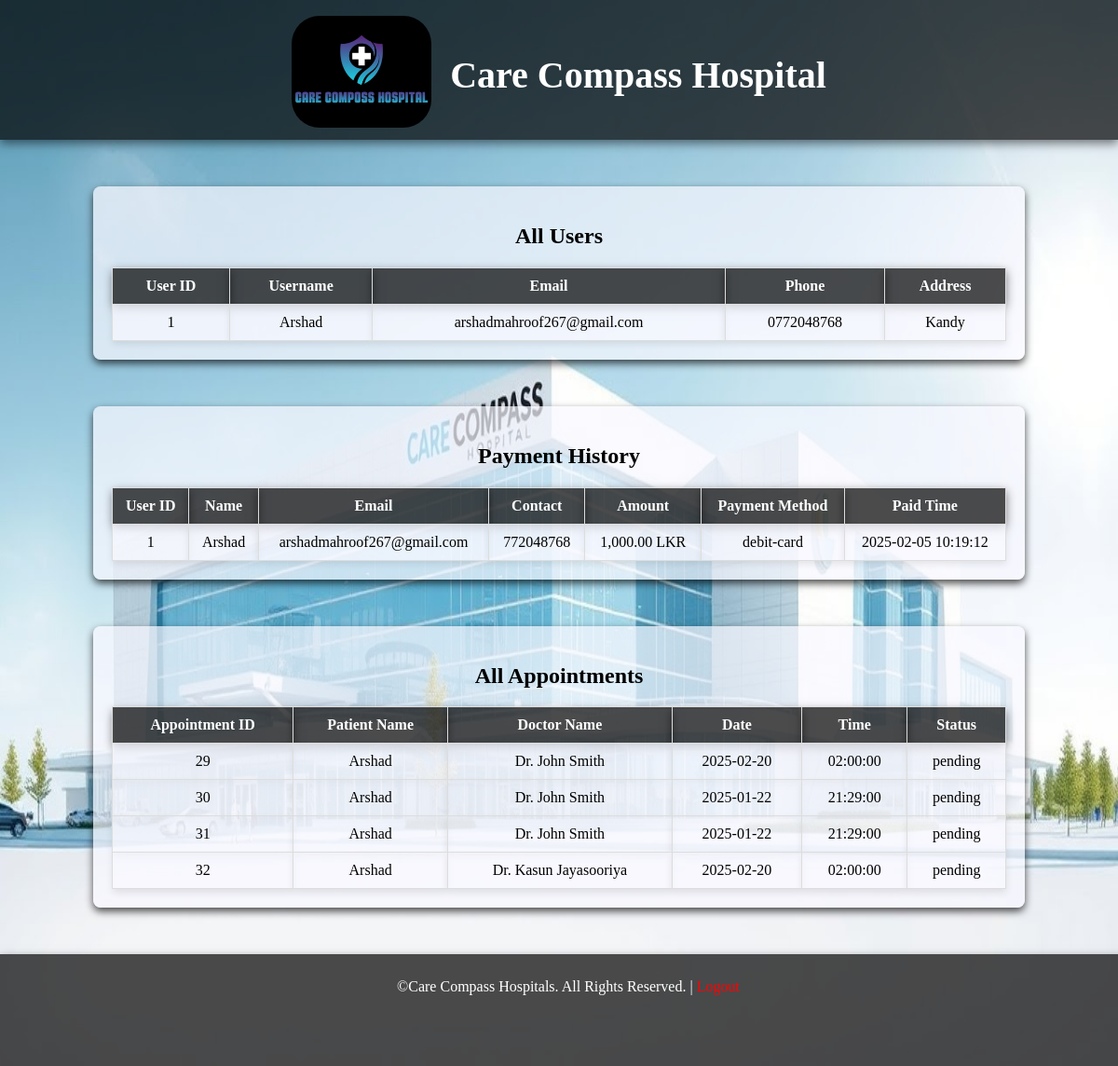
/AdminDashboard.php, run on the app's committed database.
### tables this page shows
CREATE TABLE `users` (
  `user_id` int(11) NOT NULL,
  `username` varchar(50) NOT NULL,
  `pwd` varchar(255) NOT NULL,
  `email` varchar(100) NOT NULL,
  `phone` varchar(15) DEFAULT NULL,
  `address` text DEFAULT NULL
);

CREATE TABLE `payments` (
  `payment_id` int(11) NOT NULL,
  `user_id` text NOT NULL,
  `name` text NOT NULL,
  `email` text NOT NULL,
  `contact` int(11) NOT NULL,
  `amount` int(11) NOT NULL,
  `payment_method` text NOT NULL,
  `status` enum('pending','confirmed','cancelled') NOT NULL,
  `paid_time` text NOT NULL DEFAULT current_timestamp()
);

CREATE TABLE `appointments` (
  `id` int(11) NOT NULL,
  `user_id` int(11) NOT NULL,
  `doctor_id` int(11) NOT NULL,
  `appointment_date` date NOT NULL,
  `appointment_time` time NOT NULL,
  `reason` text NOT NULL,
  `status` enum('pending','confirmed','cancelled') NOT NULL,
  `created_at` datetime NOT NULL DEFAULT current_timestamp()
);

CREATE TABLE `doctors` (
  `doctor_id` int(11) NOT NULL,
  `full_name` varchar(100) NOT NULL,
  `email` varchar(100) NOT NULL,
  `phone_number` varchar(15) NOT NULL,
  `specialization` varchar(100) NOT NULL,
  `qualifications` text NOT NULL,
  `experience_years` int(10) UNSIGNED NOT NULL,
  `hospital_branch` enum('Kandy','Colombo','Kurunegala') NOT NULL,
  `available_days` varchar(50) NOT NULL,
  `available_time` varchar(50) NOT NULL,
  `created_at` datetime DEFAULT current_timestamp()
);

### AdminDashboard.php (the view, shortened to what this page needs)
<?php
include('dbconnect.php');
?>
<!DOCTYPE html>
<html lang="en" xmlns="http://www.w3.org/1999/xhtml">
<head>
    <link rel="stylesheet" href="sheet.css" />
    <link href="https://cdnjs.cloudflare.com/ajax/libs/font-awesome/5.15.4/css/all.min.css" rel="stylesheet" />
</head>
<body>
    <div class="head">
        <div class="image">
            <img src="images/Logo.jpeg" alt="Care Compass Logo" />
            <h1>Care Compass Hospital</h1>
        </div>
    </div>
    <div class="view_users">
        <h2>All Users</h2>
        <?php
        $stmt = $conn->prepare("SELECT user_id, username, email, phone, address FROM users");
        $stmt->execute();
        $result = $stmt->get_result();
        ?>
        <table border="1">
            <thead>
                <tr>
                    <th>User ID</th>
                    <th>Username</th>
                    <th>Email</th>
                    <th>Phone</th>
                    <th>Address</th>
                </tr>
            </thead>
            <tbody>
                <?php if ($result->num_rows > 0): ?>
                    <?php while ($row = $result->fetch_assoc()): ?>
                        <tr>
                            <td><?= htmlspecialchars($row['user_id']); ?></td>
                            <td><?= htmlspecialchars($row['username']); ?></td>
                            <td><?= htmlspecialchars($row['email']); ?></td>
                            <td><?= htmlspecialchars($row['phone']); ?></td>
                            <td><?= htmlspecialchars($row['address']); ?></td>
                        </tr>
                    <?php endwhile; ?>
                <?php else: ?>
                    <tr><td colspan="5">No users found.</td></tr>
                <?php endif; ?>
            </tbody>
        </table>
    </div>
    <div class="payments_details">
        <h2>Payment History</h2>
        <table border="1">
            <thead>
                <tr>
                    <th>User ID</th>
                    <th>Name</th>
                    <th>Email</th>
                    <th>Contact</th>
                    <th>Amount</th>
                    <th>Payment Method</th>
                    <th>Paid Time</th>
                </tr>
            </thead>
            <tbody>
                <?php
                $sql = "SELECT * FROM payments ORDER BY payment_id DESC";
                $result = $conn->query($sql);
                if ($result && $result->num_rows > 0) {
                    while ($row = $result->fetch_assoc()): ?>
                        <tr>
                            <td><?= htmlspecialchars($row['user_id']); ?></td>
                            <td><?= htmlspecialchars($row['name']); ?></td>
                            <td><?= htmlspecialchars($row['email']); ?></td>
                            <td><?= htmlspecialchars($row['contact']); ?></td>
                            <td><?= number_format($row['amount'], 2); ?> LKR</td>
                            <td><?= htmlspecialchars($row['payment_method']); ?></td>
                            <td><?= htmlspecialchars($row['paid_time']); ?></td>
                        </tr>
                    <?php endwhile;
                } else { ?>
                    <tr><td colspan="9">No payments found.</td></tr>
                <?php } ?>
            </tbody>
        </table>
    </div>
    <div class="view_appointment">
        <h2>All Appointments</h2>
        <?php
        $stmt = $conn->prepare("SELECT a.id, u.username AS patient_name, d.full_name AS doctor_name, a.appointment_date, a.appointment_time, a.status FROM appointments a JOIN users u ON a.user_id = u.user_id JOIN doctors d ON a.doctor_id = d.doctor_id");
        $stmt->execute();
        $result = $stmt->get_result();
        ?>
        <table border="1">
            <thead>
                <tr>
                    <th>Appointment ID</th>
                    <th>Patient Name</th>
                    <th>Doctor Name</th>
                    <th>Date</th>
                    <th>Time</th>
                    <th>Status</th>
                </tr>
            </thead>
            <tbody>
                <?php if ($result->num_rows > 0): ?>
                    <?php while ($row = $result->fetch_assoc()): ?>
                        <tr>
                            <td><?= htmlspecialchars($row['id']); ?></td>
                            <td><?= htmlspecialchars($row['patient_name']); ?></td>
                            <td><?= htmlspecialchars($row['doctor_name']); ?></td>
                            <td><?= htmlspecialchars($row['appointment_date']); ?></td>
                            <td><?= htmlspecialchars($row['appointment_time']); ?></td>
                            <td><?= htmlspecialchars($row['status']); ?></td>
                        </tr>
                    <?php endwhile; ?>
                <?php else: ?>
                    <tr><td colspan="6">No appointments found.</td></tr>
                <?php endif; ?>
            </tbody>
        </table>
    </div>
    <div class="footers">
         <p>&copy;Care Compass Hospitals. All Rights Reserved. |<a href="Logout.php"> Logout </a></p>
    </div>
</body>
</html>

### sheet.css (style rules this page uses)
.head { height: 150px; width: 100%; background-color: rgba(0, 0, 0, 0.7); color: white; display: inline-block; box-shadow: 0 4px 10px rgba(0, 0, 0, 0.5); }
.image { display: flex; margin-top: 17px; gap: 20px; justify-content: center; }
.image h1 { font-size: 40px; margin-top: 40px; }
.image img { height: 120px; width: 150px; border-radius: 30px; }
.footers { height: 100px; width: 100%; background-color: rgba(0, 0, 0, 0.7); color: white; text-align: center; box-shadow: 0 4px 10px rgba(0, 0, 0, 0.5); padding: 10px; }
.footers a { text-decoration: none; color: red; }
.view_appointment { width: 80%; margin: 50px auto; padding: 20px; background-color: rgba(248, 248, 255, 0.7); border-radius: 8px; box-shadow: 0 4px 8px rgba(0, 0, 0, 0.7); }
.view_appointment h2 { text-align: center; }
.view_appointment table { width: 100%; border-collapse: collapse; }
.view_appointment th, td { padding: 10px; text-align: center; border: 1px solid #ddd; }
.view_appointment th { background-color: rgba(0, 0, 0, 0.7); box-shadow: 0 4px 10px rgba(0, 0, 0, 0.5); color: white; }
.view_appointment td { background-color: rgba(248, 248, 255, 0.7); box-shadow: 0 4px 8px rgba(0, 0, 0, 0.1); }
.payments_details { width: 80%; margin: 50px auto; padding: 20px; background-color: rgba(248, 248, 255, 0.7); border-radius: 8px; box-shadow: 0 4px 8px rgba(0, 0, 0, 0.7); }
.payments_details h2 { text-align: center; }
.payments_details table { width: 100%; border-collapse: collapse; }
.payments_details th, td { padding: 10px; text-align: center; border: 1px solid #ddd; }
.payments_details th { background-color: rgba(0, 0, 0, 0.7); box-shadow: 0 4px 10px rgba(0, 0, 0, 0.5); color: white; }
.payments_details td { background-color: rgba(248, 248, 255, 0.7); box-shadow: 0 4px 8px rgba(0, 0, 0, 0.1); }
.view_users { width: 80%; margin: 50px auto; padding: 20px; background-color: rgba(248, 248, 255, 0.7); border-radius: 8px; box-shadow: 0 4px 8px rgba(0, 0, 0, 0.7); }
.view_users h2 { text-align: center; }
.view_users table { width: 100%; border-collapse: collapse; }
.view_users th, td { padding: 10px; text-align: center; border: 1px solid #ddd; }
.view_users th { background-color: rgba(0, 0, 0, 0.7); box-shadow: 0 4px 10px rgba(0, 0, 0, 0.5); color: white; }
.view_users td { background-color: rgba(248, 248, 255, 0.7); box-shadow: 0 4px 8px rgba(0, 0, 0, 0.1); }
.view_Doctors th, td { padding: 10px; text-align: center; border: 1px solid #ddd; }

### data on the page
users: user_id "1", username "Arshad", email "arshadmahroof267@gmail.com", phone "0772048768", address "Kandy"
payments: user "1", name "Arshad", email "arshadmahroof267@gmail.com", contact "772048768", amount "1,000.00", payment_method "debit-card", paid_time "2025-02-05 10:19:12"
appointments: id "29", user.username "Arshad", doctor.full_name "Dr. John Smith", appointment_date "2025-02-20", appointment_time "02:00:00", status "pending"
appointments: id "30", user.username "Arshad", doctor.full_name "Dr. John Smith", appointment_date "2025-01-22", appointment_time "21:29:00", status "pending"
appointments: id "31", user.username "Arshad", doctor.full_name "Dr. John Smith", appointment_date "2025-01-22", appointment_time "21:29:00", status "pending"
appointments: id "32", user.username "Arshad", doctor.full_name "Dr. Kasun Jayasooriya", appointment_date "2025-02-20", appointment_time "02:00:00", status "pending"
